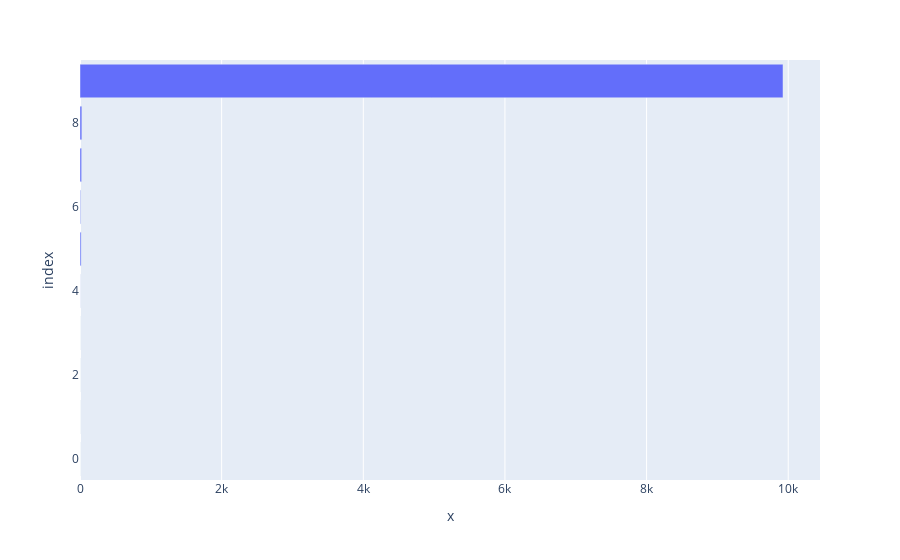

Notebook cell for this chart:
### Code cell
fig = px.bar(positions, counts) #,width=bin_size * 0.9)
    fig.show()

### Figure 1 — Plotly figure (JSON) as saved in the notebook; plotly's stock layout.template omitted (floating-point values rounded to 4 significant figures)
{"data": [{"alignmentgroup": "True", "hovertemplate": "x=%{x}<br>index=%{y}<extra></extra>", "legendgroup": "", "marker": {"color": "#636efa", "pattern": {"shape": ""}}, "name": "", "offsetgroup": "", "orientation": "h", "showlegend": false, "textposition": "auto", "type": "bar", "x": [0, 0, 0, 0, 1, 16, 8, 23, 26, 9926], "xaxis": "x", "y": [0, 1, 2, 3, 4, 5, 6, 7, 8, 9], "yaxis": "y"}], "layout": {"barmode": "relative", "legend": {"tracegroupgap": 0}, "margin": {"t": 60}, "xaxis": {"anchor": "y", "domain": [0, 1], "title": {"text": "x"}}, "yaxis": {"anchor": "x", "domain": [0, 1], "title": {"text": "index"}}}}
